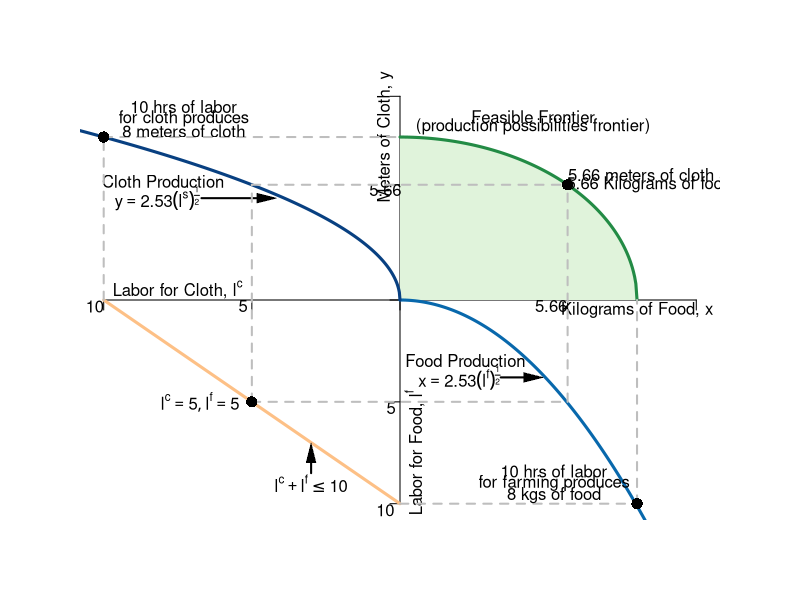

Source code (R):
#Graph Designer: Simon Halliday
#Authors: Bowles, Foley and Halliday
#Title: Coordination, Conflict and Competition: A Text in Microeconomics

require(shape)
pdf(file = "specprodexch/ppf_dos_quadrant.pdf", width = 9, height = 9)

#Set parameters for graphics
axislabelsize <- 1
graphlinewidth <- 3
segmentlinewidth <- 2

COL <- c("#7fc97f", "#beaed4", "#fdc086", "#ffff99", "#386cb0", "#f0027f", "#bf5b17", "#666666")
COLA <- c("#e0f3db", "#99d8c9","#66c2a4","#41ae76", "#238b45", "#005824")
COLB <- c("#4eb3d3", "#2b8cbe", "#0868ac","#084081")

#Edited the margins to cater for the larger LHS labels
par(mar =  c(4, 4, 4, 4))

#Change this to make it log of l 

# ppf <- function(l, k = 0.5) {
#   k * (1/l)
# }


ppf <- function(x, yint = 64){
  sqrt(yint - (x)^2)
}

#actualfunction
#foodProd <- function(l, k = -2.529822, alpha = 0.5){
#  (-k)*l^alpha
#}

foodProd <- function(l, k = (6.328125)^-1, alpha = 2){
  (-k)*(l)^alpha
}

feasibleLabor <- function(l, time = 10){
  - time - l
}

manufactureProd <- function(l, k =  2.529822, alpha = 0.5){
  k * (-l)^alpha
}

xlims <- c(-10, 10)
ylims <- c(-10, 10)

npts <- 501 
x <- seq(xlims[1], xlims[2], length.out = npts)
y <- seq(ylims[1], ylims[2], length.out = npts) 

plot(0, 0, xlim = xlims, ylim = ylims, type = "n",
     xlab = expression(paste("")),
     ylab = expression(paste("")), 
     xaxt = "n", 
     yaxt = "n", 
     cex.lab = axislabelsize, 
     bty = "n"
)

ticksy <- c(ylims[1], -5, 0, manufactureProd(-5), ylims[2])
ylabels <- c(NA, NA, NA, NA, NA)
ticksx <- c(xlims[1], -5, 0, manufactureProd(-5), xlims[2])
xlabels <- c(NA, NA, NA, NA, NA)

axis(1, at = ticksx, pos = 0, labels = xlabels)
axis(2, at = ticksy, pos = 0, labels = ylabels, las = 1)

npts <- 501 
xx1 <- seq(0, 20, length.out = npts)
xx2 <- seq(0, xlims[2], length.out = npts)
xx3 <- seq(xlims[1], 0, length.out = npts)
xx4 <- seq(-11, 0, length.out = npts)

#Draw the polygon for shading the feasible set
xpoly1 <- seq(from = 0, to = 8, length.out = 501)
ypoly1 <- ppf(xpoly1)
polygon(x = c(xpoly1, rev(xpoly1[1])), y = c(ypoly1, rev(ypoly1)[1]), col=COLA[1], density=NULL, border = NA)

#Draw the graphs
lines(xx1, ppf(xx1), col = COLA[5], lwd = graphlinewidth)
lines(xx2, foodProd(xx2), col = COLB[3], lwd = graphlinewidth)
lines(xx3, feasibleLabor(xx3, time = 10), col = COL[3], lwd = graphlinewidth)
lines(xx4, manufactureProd(xx4, k =  2.529822, alpha = 0.5), col = COLB[4], lwd = graphlinewidth)

#mtext(expression(paste("Quantity of food, ", x)), side=1, line = 2.5, cex = axislabelsize)
text(-0.5, 8, expression(paste("Meters of Cloth, ", y)), xpd = TRUE, cex = axislabelsize, srt = 90) 
text(8, -0.5, expression(paste("Kilograms of Food, ", x)), xpd = TRUE, cex = axislabelsize)
text(0.5, -7.5, expression(paste("Labor for Food, ", l^f)), xpd = TRUE, cex = axislabelsize, srt= 90) 
text(-7.5, 0.5, expression(paste("Labor for Cloth, ", l^c)), xpd = TRUE, cex = axislabelsize)

#Label the points on the axes we want
#text(-0.6, 2.8, expression(paste(12.5)), xpd = TRUE, cex = axislabelsize)
text(-0.5, 5.4, expression(paste(5.66)), xpd = TRUE, cex = axislabelsize)
#text(2.9, -0.3, expression(paste(2.5)), xpd = TRUE, cex = axislabelsize)
text(5.1, -0.3, expression(paste(5.66)), xpd = TRUE, cex = axislabelsize)
text(-5.3, -0.3, expression(paste(5)), xpd = TRUE, cex = axislabelsize)
text(-0.3, -5.3, expression(paste(5)), xpd = TRUE, cex = axislabelsize)
text(-10.3, -0.3, expression(paste(10)), xpd = TRUE, cex = axislabelsize)
text(-0.5, -10.3, expression(paste(10)), xpd = TRUE, cex = axislabelsize)

#Label the two production functions
#Clothing
text(-8, 5.8, expression(paste("Cloth Production")), xpd = TRUE, cex = axislabelsize)
text(-8.2, 5, expression(paste(y == 2.53*(l^s)^frac(1,2))), xpd = TRUE, cex = axislabelsize)
Arrows(-6.7, 5, -4.5, 5, col = "black", lty = 1, lwd = 2, arr.type = "triangle", arr.lwd = 0.5)

#food
text(2.2, -3, expression(paste("Food Production")), xpd = TRUE, cex = axislabelsize)
text(2, -3.8, expression(paste(x == 2.53*(l^f)^frac(1,2))), xpd = TRUE, cex = axislabelsize)
Arrows(3.4, -3.8, 4.5, -3.8, col = "black", lty = 1, lwd = 2, arr.type = "triangle", arr.lwd = 0.5)

#Draw segments for the 50/50 split of time
segments(-5, -5, -5, manufactureProd(-5), lty = 2, col = "gray", lwd = segmentlinewidth)
segments(-5, -5, manufactureProd(-5), -5, lty = 2, col = "gray", lwd = segmentlinewidth)
segments(-5, manufactureProd(-5), manufactureProd(-5), manufactureProd(-5), lty = 2, col = "gray", lwd = segmentlinewidth)
segments(manufactureProd(-5), -5, manufactureProd(-5), manufactureProd(-5), lty = 2, col = "gray", lwd = segmentlinewidth)

#Annotate Max time on clothes
segments(-10, 0, -10, 8, lty = 2, col = "gray", lwd = segmentlinewidth)
segments(-10, 8, 0, 8, lty = 2, col = "gray", lwd = segmentlinewidth)
text(-7.3, 9.5, expression(paste("10 hrs of labor")))
text(-7.3, 8.9, expression(paste("for cloth produces")))
text(-7.3, 8.3, expression(paste("8 meters of cloth")))
points(-10, 8, pch = 16, col = "black", cex = 1.5)

#Annotate Max time on farming
segments(0, -10, 8, -10, lty = 2, col = "gray", lwd = segmentlinewidth)
segments(8, -10, 8, 0, lty = 2, col = "gray", lwd = segmentlinewidth)
text(5.2, -8.4, expression(paste("10 hrs of labor")))
text(5.2, -9, expression(paste("for farming produces")))
text(5.2, -9.6, expression(paste("8 kgs of food")))
points(8, -10, pch = 16, col = "black", cex = 1.5)

#Annotate point on ppf 
points(manufactureProd(-5), manufactureProd(-5), pch = 16, col = "black", cex = 1.5)
text(manufactureProd(-5) + 2.75, manufactureProd(-5) + 0.5, expression(paste("5.66 meters of cloth &")))
text(manufactureProd(-5) + 2.75, manufactureProd(-5), expression(paste("5.66 Kilograms of food")))

#Annotate point on labor feasibility frontier
points(-5, -5, pch = 16, col = "black", cex = 1.5)
text(-6.75, -5, expression(paste(list(l^c ==5, l^f == 5) )))

text(-3, -9, expression(paste(l^c + l^f <= 10)))
Arrows(-3, -8.5, -3, -7.5, col = "black", lty = 1, lwd = 2, arr.type = "triangle", arr.lwd = 0.5)

#Label the feasible frontier
text(4.5, 9, expression("Feasible Frontier"))
text(4.5, 8.5, expression("(production possibilities frontier)"))


dev.off()
